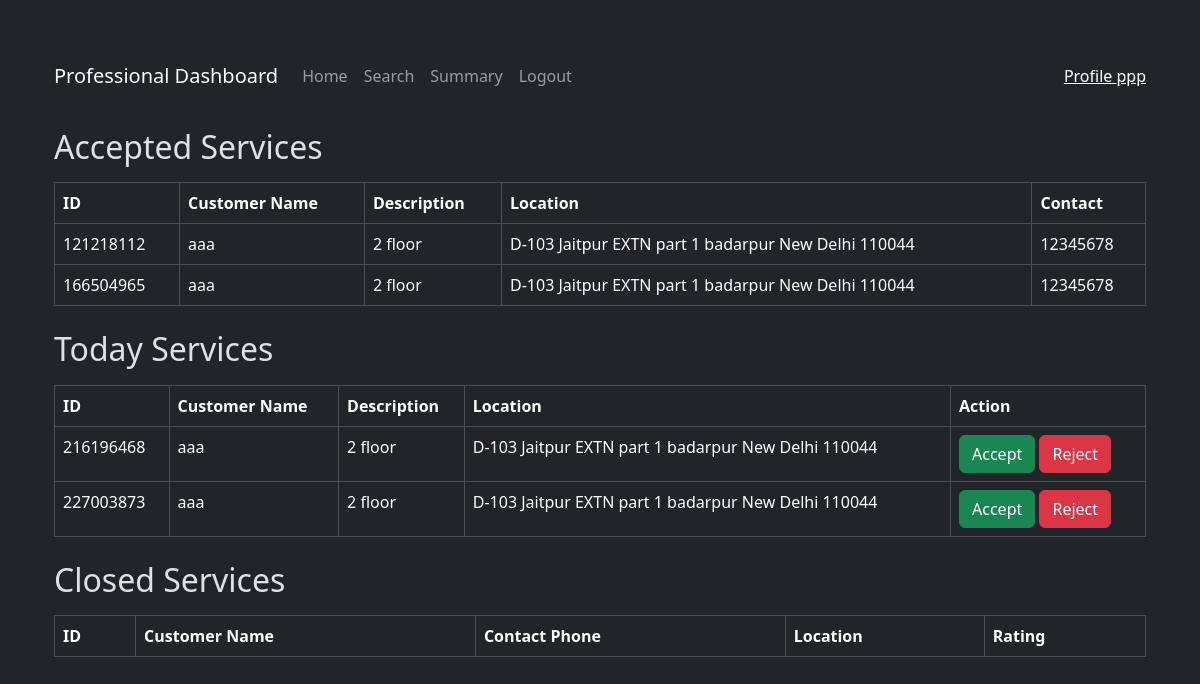
Screenshot of /professional_dashboard (signed in) with the database file from the repository.
### models.py (models this page shows)
class User(db.Model):
    __tablename__ = "user"
    id = db.Column(db.Integer, primary_key=True)
    username = db.Column(db.String(80), unique=True, nullable=False)
    passhash = db.Column(db.String(80), nullable=False)
    name = db.Column(db.String(80), nullable=False)
    role = db.Column(db.String(20), nullable=False)
    professional = db.relationship('Professional', backref='user', lazy=True)
    customer = db.relationship('Customer', backref='user', lazy=True)

class ServiceRequest(db.Model):
    __tablename__ = 'service_request'
    id = db.Column(db.Integer, primary_key=True)
    customer_id = db.Column(db.Integer, db.ForeignKey('customer.id'), nullable=False)  # Reference to Customer
    professional_id = db.Column(db.Integer, db.ForeignKey('professional.id'), nullable=True)  # Reference to Professional
    service_id = db.Column(db.Integer, db.ForeignKey('service.id'), nullable=False)
    date_of_request = db.Column(db.DateTime, default=datetime.utcnow, nullable=False)
    date_of_completion = db.Column(db.DateTime, nullable=True)
    status = db.Column(db.String(20), default='requested', nullable=False)
    rating = db.Column(db.Integer, nullable=True)
    remarks = db.Column(db.Text, nullable=True)
    rejected_by = db.Column(MutableList.as_mutable(JSON), default=[])
    customer = db.relationship('Customer', back_populates='service_requests')
    service = db.relationship('Service', back_populates='service_requests')
    professional = db.relationship('Professional', back_populates='service_requests')
    review = db.relationship('Review', back_populates='service_request', lazy=True)

class Service(db.Model):
    __tablename__ = 'service'
    id = db.Column(db.Integer, primary_key=True)
    service_name = db.Column(db.String(80), unique=False, nullable=False)
    description = db.Column(db.Text, nullable=False)
    price = db.Column(db.Float, nullable=False)
    time_required = db.Column(db.Integer, nullable=False)
    service_requests = db.relationship('ServiceRequest', back_populates='service', lazy=True)

class Customer(db.Model):
    __tablename__ = 'customer'
    id = db.Column(db.Integer, db.ForeignKey('user.id'), primary_key=True)
    address = db.Column(db.Text, nullable=False)
    pincode = db.Column(db.String(6), nullable=False)
    contact = db.Column(db.String(10), nullable=False)
    service_requests = db.relationship('ServiceRequest', back_populates='customer', lazy=True)

### app.py (the view)
@app.route('/professional_dashboard')
def professional_dashboard():
    user_id = session['user_id']
    professional = Professional.query.get(user_id)
    user = User.query.get(user_id)
    service = Service.query.all()
    accepted_services = ServiceRequest.query.filter_by(professional_id=user_id).all()
    today_services = (
    db.session.query(ServiceRequest)
    .join(Service)
    .filter(Service.service_name == professional.service_name)
    .filter(ServiceRequest.status == 'requested')
    .filter(ServiceRequest.rejected_by == [])
    .all()
)
    closed_services = (
    db.session.query(ServiceRequest)
    .join(Service)
    .filter(Service.service_name == professional.service_name)
    .filter(ServiceRequest.status == 'closed')
    .all()
)
    print(today_services, 'today_services')
    print(professional.address,service)
    return render_template('professional_dashboard.html',accepted_services=accepted_services,today_services=today_services, closed_services=closed_services,professional=professional, service=service,user=user)

### templates/professional_dashboard.html (shortened to what this page needs)
{% extends "layout.html" %}  {% block content %}
<div class="container mt-5">
  <nav class="navbar navbar-expand-lg navbar-dark bg-dark">
    <a class="navbar-brand" href="#">Professional Dashboard</a>
    <div class="collapse navbar-collapse">
      <ul class="navbar-nav mr-auto">
        <li class="nav-item">
          <a class="nav-link" href="">Home</a>
        </li>
        <li class="nav-item">
          <a class="nav-link" href="">Search</a>
        </li>
        <li class="nav-item">
          <a class="nav-link" href="">Summary</a>
        </li>
        <li class="nav-item">
          <a class="nav-link" href="{{ url_for('logout') }}">Logout</a>
        </li>
      </ul>
    </div>
    <span class="navbar-text">
      <a href="">Profile {{ user.username }}</a>
    </span>
  </nav>
  <h2 class="mt-4">Accepted Services</h2>
  <table class="table table-bordered mt-3">
    <thead>
      <tr>
        <th>ID</th>
        <th>Customer Name</th>
        <th>Description</th>
        <th>Location</th>
        <th>Contact</th>
      </tr>
    </thead>
    <tbody>
      {% for service_request in accepted_services %}
      <tr>
        <td>{{ service_request.id }}</td>
        <td>{{ service_request.customer.user.name }}</td>
        <td>{{ service_request.service.description }}</td>
        <td>{{ service_request.customer.address }}</td>
        <td>{{ service_request.customer.contact}}</td>
      </tr>
      {% endfor %}
    </tbody>
  </table>
  <h2 class="mt-4">Today Services</h2>
  <table class="table table-bordered mt-3">
    <thead>
      <tr>
        <th>ID</th>
        <th>Customer Name</th>
        <th>Description</th>
        <th>Location</th>
        <th>Action</th>
      </tr>
    </thead>
    <tbody>
      {% for service_request in today_services %}
      <tr>
        <td>{{ service_request.id }}</td>
        <td>{{ service_request.customer.user.name }}</td>
        <td>{{ service_request.service.description }}</td>
        <td>{{ service_request.customer.address }}</td>
        <td>
          <a
            href="{{ url_for('accept_service', service_id=service_request.id) }}"
            class="btn btn-success"
            >Accept</a
          >
          <a
            href="{{ url_for('reject_service', service_id=service_request.id) }}"
            class="btn btn-danger"
            >Reject</a
          >
        </td>
      </tr>
      {% endfor %}
    </tbody>
  </table>
  <h2 class="mt-4">Closed Services</h2>
  <table class="table table-bordered mt-3">
    <thead>
      <tr>
        <th>ID</th>
        <th>Customer Name</th>
        <th>Contact Phone</th>
        <th>Location</th>
        <th>Rating</th>
      </tr>
    </thead>
  </table>
</div>
{% endblock %}

### rows the page displays
User: username "ppp"
ServiceRequest: id "121218112", customer.user.name "aaa", service.description "2 floor", customer.address "D-103 Jaitpur EXTN part 1 badarpur New Delhi 110044", customer.contact "12345678"
ServiceRequest: id "166504965", customer.user.name "aaa", service.description "2 floor", customer.address "D-103 Jaitpur EXTN part 1 badarpur New Delhi 110044", customer.contact "12345678"
ServiceRequest: id "216196468", customer.user.name "aaa", service.description "2 floor", customer.address "D-103 Jaitpur EXTN part 1 badarpur New Delhi 110044"
ServiceRequest: id "227003873", customer.user.name "aaa", service.description "2 floor", customer.address "D-103 Jaitpur EXTN part 1 badarpur New Delhi 110044"
